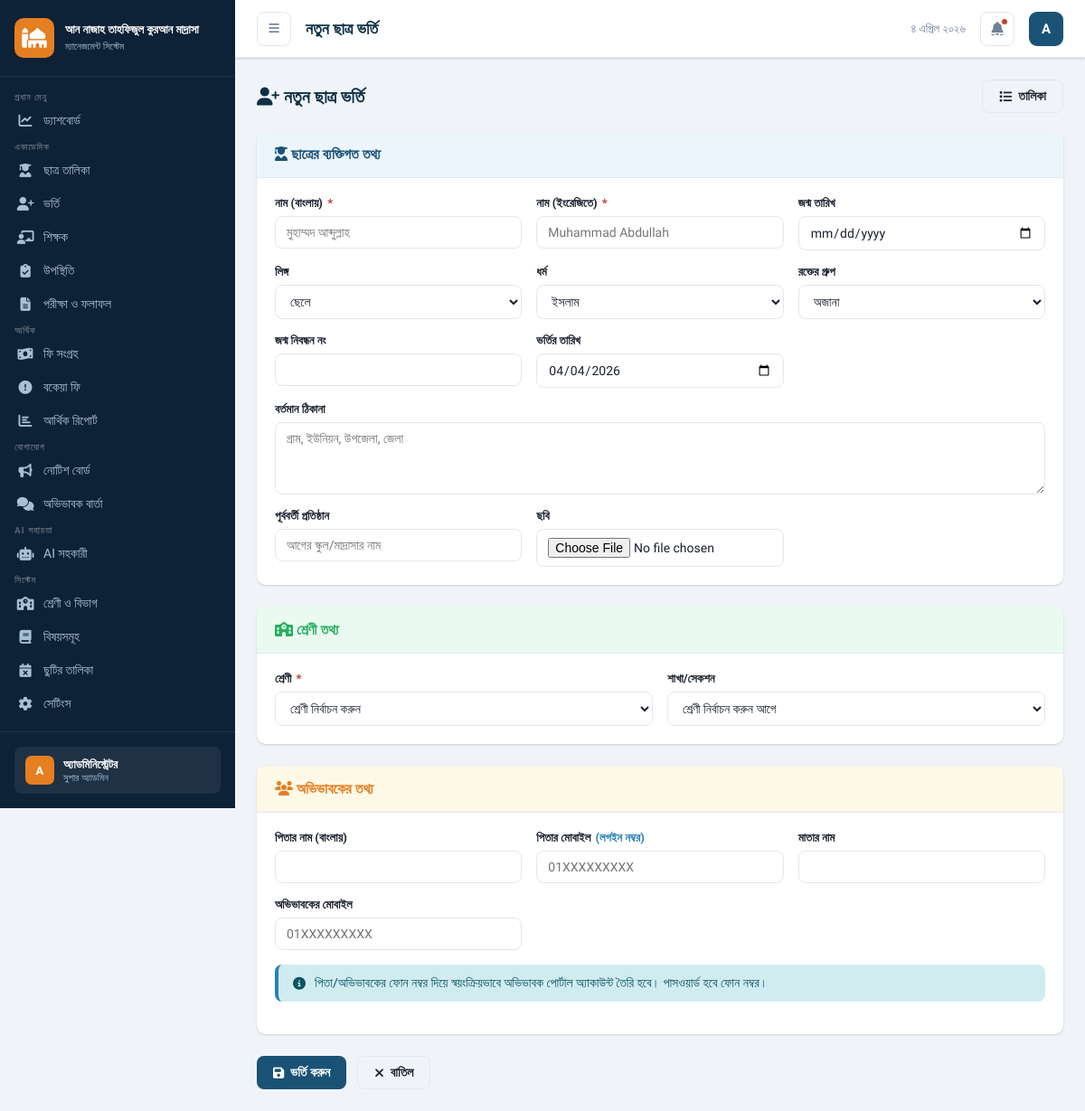
The app's page /modules/student/admission.php (signed in) with its own data.
### tables this page shows
CREATE TABLE users (
    id INT AUTO_INCREMENT PRIMARY KEY,
    name VARCHAR(150) NOT NULL,
    name_bn VARCHAR(150),
    username VARCHAR(100) UNIQUE NOT NULL,
    email VARCHAR(150),
    phone VARCHAR(20),
    password VARCHAR(255) NOT NULL,
    role_id INT NOT NULL,
    profile_photo VARCHAR(255),
    is_active TINYINT(1) DEFAULT 1,
    last_login DATETIME,
    reset_token VARCHAR(100),
    created_at TIMESTAMP DEFAULT CURRENT_TIMESTAMP,
    FOREIGN KEY (role_id) REFERENCES roles(id)
);

CREATE TABLE roles (
    id INT AUTO_INCREMENT PRIMARY KEY,
    role_name VARCHAR(50) NOT NULL,
    role_slug VARCHAR(50) UNIQUE NOT NULL,
    permissions JSON,
    created_at TIMESTAMP DEFAULT CURRENT_TIMESTAMP
);

### includes/functions.php (called while the page is built, shortened)
<?php
function getDB() {
    static $pdo = null;
    if ($pdo === null) {
        try {
            $port = defined('DB_PORT') ? DB_PORT : '3306';
            $dsn = "mysql:host=" . DB_HOST . ";port=" . $port . ";dbname=" . DB_NAME . ";charset=" . DB_CHARSET;
            $pdo = new PDO($dsn, DB_USER, DB_PASS, [
                PDO::ATTR_ERRMODE => PDO::ERRMODE_EXCEPTION,
                PDO::ATTR_DEFAULT_FETCH_MODE => PDO::FETCH_ASSOC,
                PDO::ATTR_EMULATE_PREPARES => false,
            ]);
        } catch (PDOException $e) {
            die('<div style="color:red;padding:20px;font-family:sans-serif;">
                <h3>ডাটাবেস সংযোগ ব্যর্থ!</h3>
                <p>' . htmlspecialchars($e->getMessage()) . '</p>
                <p><a href="install/">ইনস্টল করুন</a></p>
            </div>');
        }
    }
    return $pdo;
}
function getCurrentUser() {
    $db = getDB();
    $stmt = $db->prepare("SELECT u.*, r.role_name, r.role_slug, r.permissions FROM users u JOIN roles r ON u.role_id = r.id WHERE u.id = ?");
    $stmt->execute([$_SESSION['user_id']]);
    return $stmt->fetch();
}
function getSetting($key, $default = '') {
    static $settings = [];
    if (empty($settings)) {
        $db = getDB();
        $rows = $db->query("SELECT setting_key, setting_value FROM settings")->fetchAll();
        foreach ($rows as $r) $settings[$r['setting_key']] = $r['setting_value'];
    }
    return $settings[$key] ?? $default;
}
function e($str) {
    return htmlspecialchars($str ?? '', ENT_QUOTES, 'UTF-8');
}
function toBanglaNumber($n) {
    $en = ['0','1','2','3','4','5','6','7','8','9'];
    $bn = ['০','১','২','৩','৪','৫','৬','৭','৮','৯'];
    return str_replace($en, $bn, $n);
}
function banglaDate($date = null) {
    $months = ['','জানুয়ারি','ফেব্রুয়ারি','মার্চ','এপ্রিল','মে','জুন','জুলাই','আগস্ট','সেপ্টেম্বর','অক্টোবর','নভেম্বর','ডিসেম্বর'];
    $ts = $date ? strtotime($date) : time();
    $d = date('j', $ts);
    $m = (int)date('n', $ts);
    $y = date('Y', $ts);
    return toBanglaNumber($d) . ' ' . $months[$m] . ' ' . toBanglaNumber($y);
}

### modules/student/admission.php (the view, shortened to what this page needs)
<?php
require_once '../../includes/functions.php';
$pageTitle = 'নতুন ছাত্র ভর্তি';
require_once '../../includes/header.php';
?>
<div class="section-header">
    <h2 class="section-title"><i class="fas fa-user-plus"></i> নতুন ছাত্র ভর্তি</h2>
    <a href="list.php" class="btn btn-outline"><i class="fas fa-list"></i> তালিকা</a>
</div>
<form method="POST" enctype="multipart/form-data">
<div class="card mb-24">
    <div class="card-header" style="background:#ebf5fb;">
        <span class="card-title" style="color:var(--primary);"><i class="fas fa-user-graduate"></i> ছাত্রের ব্যক্তিগত তথ্য</span>
    </div>
    <div class="card-body">
        <div class="form-grid">
            <div class="form-group">
                <label>নাম (বাংলায়) <span>*</span></label>
                <input type="text" name="name_bn" class="form-control" placeholder="মুহাম্মদ আব্দুল্লাহ" required>
            </div>
            <div class="form-group">
                <label>নাম (ইংরেজিতে) <span>*</span></label>
                <input type="text" name="name" class="form-control" placeholder="Muhammad Abdullah" required>
            </div>
            <div class="form-group">
                <label>জন্ম তারিখ</label>
                <input type="date" name="dob" class="form-control" max="<?= date('Y-m-d') ?>">
            </div>
            <div class="form-group">
                <label>লিঙ্গ</label>
                <select name="gender" class="form-control">
                    <option value="male">ছেলে</option>
                </select>
            </div>
            <div class="form-group">
                <label>ধর্ম</label>
                <select name="religion" class="form-control">
                    <option value="islam">ইসলাম</option>
                </select>
            </div>
            <div class="form-group">
                <label>রক্তের গ্রুপ</label>
                <select name="blood_group" class="form-control">
                    <option value="">অজানা</option>
                </select>
            </div>
            <div class="form-group">
                <label>জন্ম নিবন্ধন নং</label>
                <input type="text" name="birth_cert" class="form-control">
            </div>
            <div class="form-group">
                <label>ভর্তির তারিখ</label>
                <input type="date" name="admission_date" class="form-control" value="<?= date('Y-m-d') ?>">
            </div>
        </div>
        <div class="form-grid" style="margin-top:16px;">
            <div class="form-group" style="grid-column: 1/-1;">
                <label>বর্তমান ঠিকানা</label>
                <textarea name="address" class="form-control" rows="2" placeholder="গ্রাম, ইউনিয়ন, উপজেলা, জেলা"></textarea>
            </div>
            <div class="form-group">
                <label>পূর্ববর্তী প্রতিষ্ঠান</label>
                <input type="text" name="prev_school" class="form-control" placeholder="আগের স্কুল/মাদ্রাসার নাম">
            </div>
            <div class="form-group">
                <label>ছবি</label>
                <input type="file" name="photo" class="form-control" accept="image/*">
            </div>
        </div>
    </div>
</div>
<div class="card mb-24">
    <div class="card-header" style="background:#eafaf1;">
        <span class="card-title" style="color:var(--success);"><i class="fas fa-school"></i> শ্রেণী তথ্য</span>
    </div>
    <div class="card-body">
        <div class="form-grid">
            <div class="form-group">
                <label>শ্রেণী <span>*</span></label>
                <select name="class_id" class="form-control" required id="classSelect" onchange="loadSections(this.value)">
                    <option value="">শ্রেণী নির্বাচন করুন</option>
                </select>
            </div>
            <div class="form-group">
                <label>শাখা/সেকশন</label>
                <select name="section_id" class="form-control" id="sectionSelect">
                    <option value="">শ্রেণী নির্বাচন করুন আগে</option>
                </select>
            </div>
        </div>
    </div>
</div>
<div class="card mb-24">
    <div class="card-header" style="background:#fef9e7;">
        <span class="card-title" style="color:var(--accent);"><i class="fas fa-users"></i> অভিভাবকের তথ্য</span>
    </div>
    <div class="card-body">
        <div class="form-grid">
            <div class="form-group">
                <label>পিতার নাম (বাংলায়)</label>
                <input type="text" name="father_name" class="form-control">
            </div>
            <div class="form-group">
                <label>পিতার মোবাইল <span style="color:var(--info);">(লগইন নম্বর)</span></label>
                <input type="tel" name="father_phone" class="form-control" placeholder="01XXXXXXXXX">
            </div>
            <div class="form-group">
                <label>মাতার নাম</label>
                <input type="text" name="mother_name" class="form-control">
            </div>
            <div class="form-group">
                <label>অভিভাবকের মোবাইল</label>
                <input type="tel" name="guardian_phone" class="form-control" placeholder="01XXXXXXXXX">
            </div>
        </div>
        <div class="alert alert-info mt-16">
            <i class="fas fa-info-circle"></i>
            পিতা/অভিভাবকের ফোন নম্বর দিয়ে স্বয়ংক্রিয়ভাবে অভিভাবক পোর্টাল অ্যাকাউন্ট তৈরি হবে। পাসওয়ার্ড হবে ফোন নম্বর।
        </div>
    </div>
</div>
<div style="display:flex;gap:12px;">
    <button type="submit" class="btn btn-primary"><i class="fas fa-save"></i> ভর্তি করুন</button>
    <a href="list.php" class="btn btn-outline"><i class="fas fa-times"></i> বাতিল</a>
</div>
</form>
<?php require_once '../../includes/footer.php'; ?>

### includes/header.php (shortened to what this page needs)
<!DOCTYPE html>
<html lang="bn" dir="ltr">
<head>
<title><?= e($pageTitle ?? 'ড্যাশবোর্ড') ?> | <?= e(getSetting('institute_name', APP_NAME)) ?></title>
<link href="https://cdnjs.cloudflare.com/ajax/libs/font-awesome/6.5.0/css/all.min.css" rel="stylesheet">
</head>
<body>
<?php
$currentUser = getCurrentUser();
$instituteName = getSetting('institute_name', 'স্কুল ম্যানেজমেন্ট সিস্টেম');
$roleSlug = $_SESSION['role_slug'] ?? '';
?>
<nav class="sidebar" id="sidebar">
    <div class="sidebar-logo">
        <div class="sidebar-logo-icon"><i class="fas fa-mosque"></i></div>
        <div class="sidebar-logo-text">
            <h2><?= e($instituteName) ?></h2>
            <span>ম্যানেজমেন্ট সিস্টেম</span>
        </div>
    </div>
    <nav class="sidebar-nav">
        <span class="nav-section">প্রধান মেনু</span>
        <a href="<?= BASE_URL ?>/index.php" class="nav-item <?= (basename($_SERVER['PHP_SELF']) == 'index.php' ? 'active' : '') ?>">
            <i class="fas fa-chart-line"></i> ড্যাশবোর্ড
        </a>
        <?php if (in_array($roleSlug, ['super_admin','principal','teacher','accountant'])): ?>
        <span class="nav-section">একাডেমিক</span>
        <a href="<?= BASE_URL ?>/modules/student/list.php" class="nav-item">
            <i class="fas fa-user-graduate"></i> ছাত্র তালিকা
        </a>
        <a href="<?= BASE_URL ?>/modules/student/admission.php" class="nav-item">
            <i class="fas fa-user-plus"></i> ভর্তি
        </a>
        <a href="<?= BASE_URL ?>/modules/teacher/list.php" class="nav-item">
            <i class="fas fa-chalkboard-teacher"></i> শিক্ষক
        </a>
        <a href="<?= BASE_URL ?>/modules/attendance/index.php" class="nav-item">
            <i class="fas fa-clipboard-check"></i> উপস্থিতি
        </a>
        <a href="<?= BASE_URL ?>/modules/exam/index.php" class="nav-item">
            <i class="fas fa-file-alt"></i> পরীক্ষা ও ফলাফল
        </a>
        <span class="nav-section">আর্থিক</span>
        <a href="<?= BASE_URL ?>/modules/fees/collection.php" class="nav-item">
            <i class="fas fa-money-bill-wave"></i> ফি সংগ্রহ
        </a>
        <a href="<?= BASE_URL ?>/modules/fees/due.php" class="nav-item">
            <i class="fas fa-exclamation-circle"></i> বকেয়া ফি
        </a>
        <a href="<?= BASE_URL ?>/modules/fees/report.php" class="nav-item">
            <i class="fas fa-chart-bar"></i> আর্থিক রিপোর্ট
        </a>
        <span class="nav-section">যোগাযোগ</span>
        <a href="<?= BASE_URL ?>/modules/notice/index.php" class="nav-item">
            <i class="fas fa-bullhorn"></i> নোটিশ বোর্ড
        </a>
        <a href="<?= BASE_URL ?>/modules/parent/messages.php" class="nav-item">
            <i class="fas fa-comments"></i> অভিভাবক বার্তা
        </a>
        <?php endif; ?>
        <span class="nav-section">AI সহায়তা</span>
        <a href="<?= BASE_URL ?>/modules/ai/assistant.php" class="nav-item">
            <i class="fas fa-robot"></i> AI সহকারী
        </a>
        <?php if (in_array($roleSlug, ['super_admin','principal'])): ?>
        <span class="nav-section">সিস্টেম</span>
        <a href="<?= BASE_URL ?>/modules/student/classes.php" class="nav-item">
            <i class="fas fa-school"></i> শ্রেণী ও বিভাগ
        </a>
        <a href="<?= BASE_URL ?>/modules/exam/subjects.php" class="nav-item">
            <i class="fas fa-book"></i> বিষয়সমূহ
        </a>
        <a href="<?= BASE_URL ?>/modules/notice/holidays.php" class="nav-item">
            <i class="fas fa-calendar-times"></i> ছুটির তালিকা
        </a>
        <a href="<?= BASE_URL ?>/settings.php" class="nav-item">
            <i class="fas fa-cog"></i> সেটিংস
        </a>
        <?php endif; ?>
    </nav>
    <div style="padding: 16px; border-top: 1px solid rgba(255,255,255,.08);">
        <div style="background: rgba(255,255,255,.07); border-radius: 8px; padding: 10px 12px; display: flex; align-items: center; gap: 10px;">
            <div style="width:32px;height:32px;background:var(--accent);border-radius:7px;display:flex;align-items:center;justify-content:center;font-weight:700;color:#fff;font-size:13px;">
                <?= strtoupper(mb_substr($currentUser['name'] ?? 'A', 0, 1)) ?>
            </div>
            <div style="flex:1;min-width:0;">
                <div style="color:#fff;font-size:13px;font-weight:600;white-space:nowrap;overflow:hidden;text-overflow:ellipsis;"><?= e($currentUser['name_bn'] ?? $currentUser['name'] ?? 'User') ?></div>
                <div style="color:var(--sidebar-text);font-size:11px;"><?= e($currentUser['role_name'] ?? '') ?></div>
            </div>
        </div>
    </div>
</nav>
<div class="main-wrapper">
    <header class="topbar">
        <div class="topbar-left">
            <button class="topbar-btn" onclick="toggleSidebar()"><i class="fas fa-bars"></i></button>
            <h1 class="page-title"><?= e($pageTitle ?? 'ড্যাশবোর্ড') ?></h1>
        </div>
        <div class="topbar-right">
            <div style="font-size:13px;color:var(--text-muted);"><?= banglaDate() ?></div>
            <a href="<?= BASE_URL ?>/modules/notice/index.php" class="topbar-btn">
                <i class="fas fa-bell"></i>
                <span class="notif-dot"></span>
            </a>
            <div class="user-dropdown">
                <div class="user-avatar" onclick="toggleUserMenu()"><?= strtoupper(mb_substr($currentUser['name'] ?? 'A', 0, 1)) ?></div>
            </div>
        </div>
    </header>
    <div class="content">

### records on screen
users: name "A", name_bn "অ্যাডমিনিস্ট্রেটর", role.role_name "সুপার অ্যাডমিন"

### other values on screen
$instituteName "আন নাজাহ তাহফিজুল কুরআন মাদ্রাসা"
$pageTitle "নতুন ছাত্র ভর্তি"
banglaDate() "৪ এপ্রিল ২০২৬"
